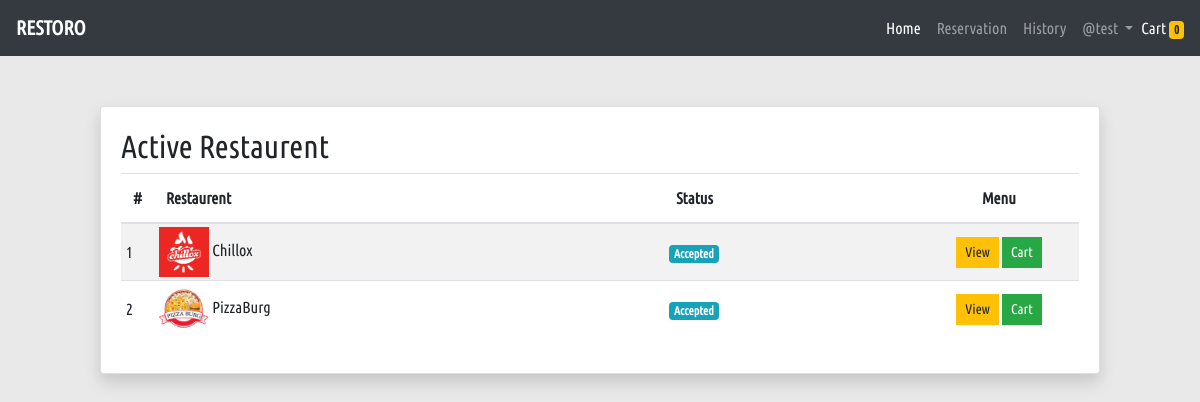
Screenshot of /product/ur_reserve/ (signed in) with the database file from the repository.
### Product_App/models.py (models this page shows, shortened)
class Reservation(models.Model):
    restaurents = models.ForeignKey(Restaurent, on_delete=models.CASCADE, null=False, default='')
    user = models.ForeignKey(User, on_delete=models.CASCADE)
    person = models.IntegerField(default='1')
    booking_date = models.DateField(null=True)
    booking_time = models.CharField(choices=TIME_CHOICES, max_length=50, null=True)
    status = models.CharField(max_length=40,choices=STATUS_CHOICES,default='Pending')
    date = models.DateTimeField(auto_now_add=True, null=True)

class Restaurent(models.Model):
    name = models.CharField(max_length=40)
    restaurent_pics = models.ImageField(upload_to = 'restaurent_pics', blank=True)
    total_seat = models.IntegerField()
    opening = models.CharField(max_length=10)
    closed = models.CharField(max_length=10)
    location = models.CharField(max_length=200, default='')

### Product_App/views.py (the view)
# urls.py: path('ur_reserve/', views.ur_reserve, name='ur_reserve'),
@user_passes_test(email_check, login_url='/account/login/')
def ur_reserve(request):
    table = Reservation.objects.filter(user=request.user)
    return render(request, 'Product_App/your_reserve.html', {'table': table})

### Product_App/views.py (called while the page is built)
def email_check(user):
    if not user.is_staff:
        return True

### templates/Product_App/your_reserve.html (shortened to what this page needs)
{% extends 'base.html' %}
{% load crispy_forms_tags %}
{% block content %}
<div class="container">
    <div class="row">
        <div class="col-12">
            <div class="wrap-table">
                <div class="card shadow">
                    <div class="card-body">
                        <h2>Active Restaurent</h2>
                        <table class="table table-striped">
                            <thead>
                                <tr>
                                    <th>#</th>
                                    <th>Restaurent</th>
                                    <th>Status</th>
                                    <th class="text-center" colspan="2">Menu</th>
                                </tr>
                            </thead>
                            <tbody>
                                {% for data in table %}
                                {% if data.status != 'Restore' %}
                                <tr>
                                    <td>{{forloop.counter}}</td>
                                    <td><img src="/media/{{data.restaurents.restaurent_pics}}" alt=""> {{data.restaurents.name }}</td>
                                    <td>
                                        <div class="badge badge-info text-center">{{ data.status }}</div>
                                    </td>
                                    <td class="text-center">
                                        <a class="btn btn-sm btn-warning"
                                            href="{% url 'Product_App:menus' id=data.restaurents.id %}">View</a>
                                        {% if data.status == 'Accepted' %}
                                        <a class="btn btn-sm btn-success" href="{% url 'Product_App:cart_detail' id=data.restaurents.id %}">Cart</a>
                                        {% endif %}
                                    </td>
                                </tr>
                                {% endif %}
                                {% endfor %}
                            </tbody>
                        </table>
                    </div>
                </div>
            </div>
        </div>
    </div>
</div>
{% endblock %}

### templates/base.html (shortened to what this page needs)
<!DOCTYPE html>
<html lang="en">
<head>
	{% load static %}
	<link rel="stylesheet" href="{% static 'assets/css/bootstrap.min.css' %}">
	<link rel="stylesheet" href="{% static 'assets/css/style.css' %}">
	<link rel="stylesheet" href="{% static 'assets/css/responsive.css' %}">
</head>
<body>
	<nav class="navbar navbar-expand navbar-dark bg-dark">
		<a class="navbar-brand font-weight-bold" href="{% url 'index' %}">RESTORO</a>
		<ul class="nav navbar-nav ml-auto">
			<li class="nav-item active">
				<a class="nav-link" href="{% url 'index' %}">Home</a>
			</li>
			{% if user.is_authenticated %}
			<li class="nav-item">
				<a class="nav-link" href="{% url 'Product_App:ur_reserve' %}">Reservation</a>
			</li>
			<li class="nav-item">
				<a class="nav-link" href="{% url 'Product_App:histories' %}">History</a>
			</li>
			<div class="nav-item dropdown">
				<a href="" class="nav-link dropdown-toggle" id="navbardrop" data-toggle="dropdown">
					@{{user.username}}
				</a>
			</div>
			<li class="nav-item pt-2">
				<a href="" class="text-decoration-none text-white"> Cart <span class="badge badge-warning">{{request.session.cart|length}}</span></a>
			</li>
			{% endif %}
		</ul>
	</nav>
	{% block content %}
	{% endblock %}
</body>
</html>

### static/assets/css/style.css (style rules this page uses)
* { font-family: 'ubuntu'; }
body { background-color: #e9e9e9; }
.btn { border-radius: 0px !important; }
.wrap-table { width: 1000px; margin: 50px auto 0px; }
.wrap-table table tr td { vertical-align: middle !important; padding: 3px 5px; }
.wrap-table table tr td img { width: 50px; height: 50px; vertical-align: middle !important; }
.wrap-table table tbody tr td:first-child { width: 30px !important; }
.wrap-table table tbody tr td:last-child { text-align: right; width: 160px; }

### rows the page displays
Reservation: restaurents.restaurent_pics (picture), restaurents.name "Chillox", status "Accepted", shows "Cart"
Reservation: restaurents.restaurent_pics (picture), restaurents.name "PizzaBurg", status "Accepted", shows "Cart"

### other values shown
{{ user.username }} "test"
{{ request.session.cart|length }} "0"
